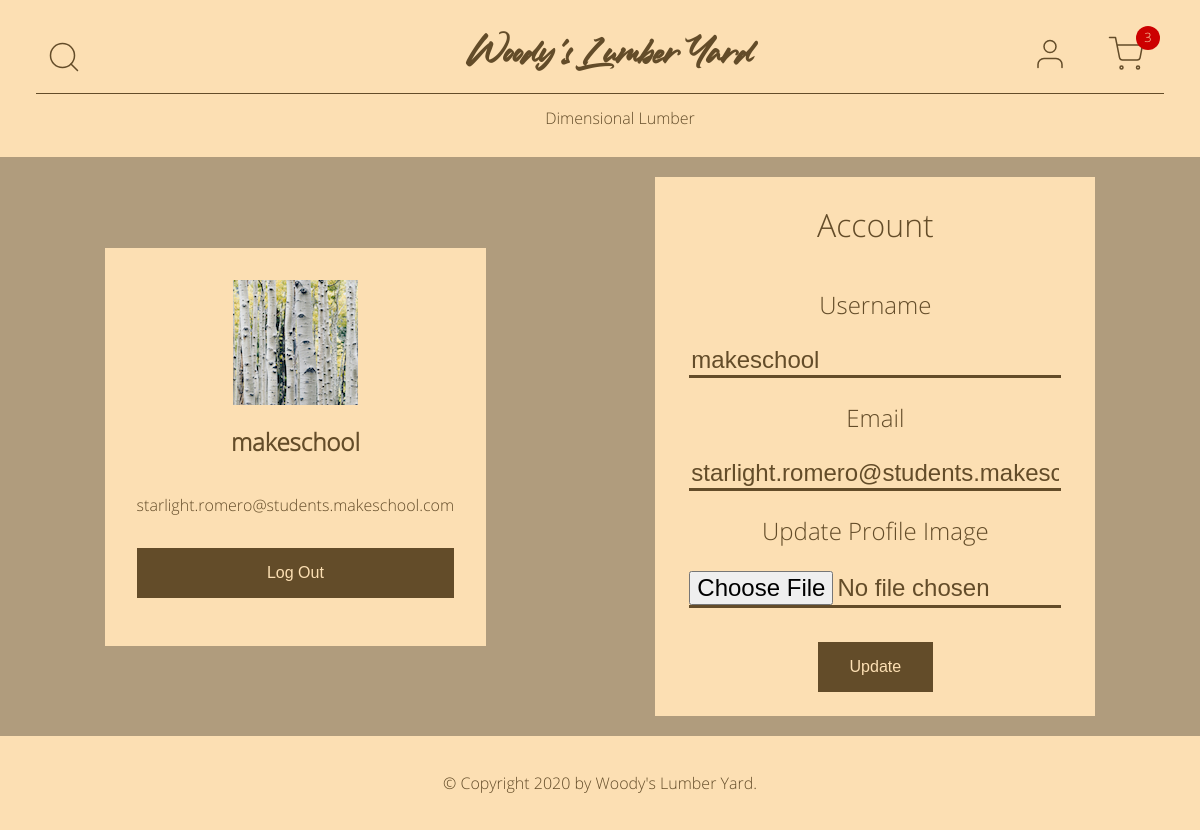
Page /account (signed in) on the earlier database version.
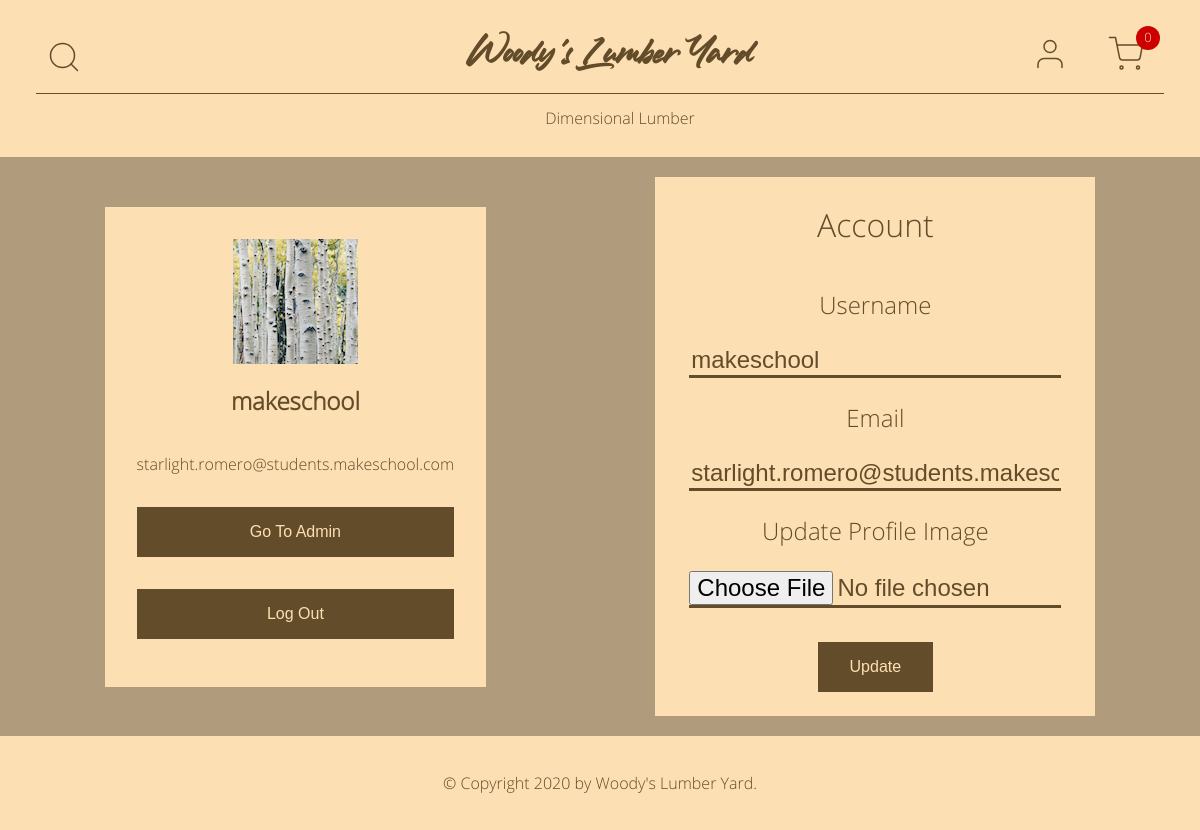
Same page on the later database version.
### online_store/models.py (models this page shows, shortened)
class Cart(db.Model):
    id = db.Column(db.Integer, primary_key=True)
    products = db.relationship("Product", secondary="product_cart_link")
    quantity = db.Column(db.Integer, default=0, nullable=False)
    subtotal = db.Column(db.Numeric(scale=2), default=0, nullable=False)
    user_id = db.Column(db.Integer, db.ForeignKey("user.id"))

class Category(db.Model):
    id = db.Column(db.Integer, primary_key=True)
    name = db.Column(db.String(20), unique=True, nullable=False)
    link = db.Column(db.String(20), nullable=True)
    products = db.relationship("Product", backref="category", lazy=True)
    date_created = db.Column(db.DateTime, default=datetime.utcnow)
    created_by_id = db.Column(db.Integer, db.ForeignKey("user.id"))

class User(db.Model, UserMixin):
    id = db.Column(db.Integer, primary_key=True)
    username = db.Column(db.String(20), unique=True, nullable=False)
    email = db.Column(db.String(120), unique=True, nullable=False)
    image = db.Column(db.String(20), nullable=False, default="default.jpg")
    password = db.Column(db.String(60), nullable=True)
    is_employee = db.Column(db.Boolean, nullable=False, default=False)
    is_admin = db.Column(db.Boolean, nullable=False, default=False)
    categories = db.relationship("Category", backref="created_by", lazy=True)
    products = db.relationship("Product", backref="created_by", lazy=True)
    cart = db.relationship(
        "Cart", cascade="all, delete", backref="created_by", lazy=True
    )

### online_store/users/routes.py (the view, shortened to what this page needs)
@users.route("/account", methods=["GET", "POST"])
@login_required
def account():
    categories = Category.query.all()
    cart = Cart.query.filter_by(user_id=current_user.id).first()
    form = UpdateAccountForm()
    form.username.data = current_user.username
    form.email.data = current_user.email
    context = {
        "title": "Account",
        "form": form,
        "categories": categories,
        "cart": cart,
    }
    return render_template("account.html", **context)

### online_store/users/forms.py (shortened to what this page needs)
class UpdateAccountForm(FlaskForm):
    username = StringField(
        "Username", validators=[DataRequired(), Length(min=2, max=20)]
    )
    email = StringField("Email", validators=[DataRequired(), Email()])
    image = FileField(
        "Update Profile Image", validators=[FileAllowed(["jpg", "png"])]
    )
    submit = SubmitField("Update")

### online_store/models.py (called while the page is built)
@login_manager.user_loader
def load_user(user_id):
    return User.query.get(int(user_id))

### online_store/templates/account.html (shortened to what this page needs)
{% extends "base.html" %}
{% block content %}
<div class="account">
  <div class="account-profile">
    <img
      src="{{ url_for('static', filename='profile-images/' + current_user.image) }}"
      alt="{{ current_user.username }}"
    >
    <h2>{{ current_user.username }}</h2>
    <p>{{ current_user.email }}</p>
    {% if current_user.is_employee or current_user.is_admin %}
      <a href="{{ url_for('admin.home') }}"><button>Go To Admin</button></a>
    {% endif %}
    <a href="{{ url_for('users.logout') }}"><button>Log Out</button></a>
  </div>
  <form class="full-form" method="POST" enctype="multipart/form-data">
    <fieldset>
      <legend>{{ title }}</legend>
      {{ form.username.label }}
      {% if form.username.errors %}
        {{ form.username(class="is-invalid") }}
        <div class="invalid-feedback">
          {% for error in form.username.errors %}
            {{ error }}
          {% endfor %}
        </div>
      {% else %}
        {{ form.username }}
      {% endif %}
      {{ form.email.label }}
      {% if form.email.errors %}
        {{ form.email(class="is-invalid") }}
        <div class="invalid-feedback">
          {% for error in form.email.errors %}
            {{ error }}
          {% endfor %}
        </div>
      {% else %}
        {{ form.email }}
      {% endif %}
      {{ form.image.label }}
      {{ form.image }}
    </fieldset>
    <div>
      {{ form.submit }}
    </div>
  </form>
</div>
{% endblock %}

### online_store/templates/base.html (shortened to what this page needs)
<!DOCTYPE html>
<html lang="en">
<head>
  {% block head %}
  <link rel="stylesheet" type="text/css" href="{{ url_for('static', filename='css/main.css') }}">
  {% endblock %}
</head>
<body>
  <header>
    <div class="top-row">
      <div class="search">
        <img class="search-btn" src="/static/assets/search.svg" alt="Search Button">
      </div>
      {% if current_user.is_admin or current_user.is_employee %}
      <h1><a href="{{ url_for('admin.home') }}">Woody's Lumber Yard</a></h1>
      {% else %}
      <h1><a href="{{ url_for('main.home') }}">Woody's Lumber Yard</a></h1>
      {% endif %}
      <div class="user-icons">
        <a href="{{ url_for('users.account') }}">
          <img src="{{ url_for('static', filename='assets/user.svg') }}" alt="My Account">
        </a>
        <a href="{{ url_for('main.show_cart') }}">
          <img class="cart" src="{{ url_for('static', filename='assets/shopping-cart.svg') }}" alt="Shopping Cart">
          {% if cart %}
            <div class="cart-total">{{ cart.quantity }}</div>
          {% else %}
            <div class="cart-total">0</div>
          {% endif %}
        </a>
      </div>
    </div>
    {% if categories %}
    <nav>
      <ul>
        {% for category in categories %}
        <li><a href="/category/{{ category.link }}">{{ category.name }}</a></li>
        {% endfor %}
      </ul>
    </nav>
    {% endif %}
  </header>
  <main>
    {% block content %}{% endblock %}
  </main>
  <footer>
    <p>&copy; Copyright 2020 by <a href="/">Woody's Lumber Yard</a>.</p>
  </footer>
</body>
</html>

### online_store/static/css/main.css (style rules this page uses)
body main button, body main .products .product-grid .product-item button, body main .products .product-grid .product-item .product-form input[type=submit], body main .product-detail .product-detail-text button, body main .categories .category-list .category-item button, body main .full-form input[type=submit], body footer button { -ms-appearance: none; -moz-appearance: none; -webkit-appearance: none; appearance: none; padding: 1rem 2rem; display: inline-block; border: none; margin: 0; text-decoration: none; background: #634C29; color: #FCDFB3; font-size: 1rem; cursor: pointer; text-align: center; transition: background 150ms ease-in-out, transform 50ms ease; }
* { box-sizing: border-box; }
body { background-color: #FCDFB3; color: #634C29; font-family: "Open-Sans", sans-serif; margin: 0; text-align: center; }
body header { background-color: #FCDFB3; padding: 36px; padding-bottom: 0; }
body header .top-row { display: flex; flex-direction: row; justify-content: center; align-items: center; justify-content: space-between; }
body header .top-row .search { display: flex; flex-direction: row; justify-content: center; align-items: center; flex-basis: 33%; justify-content: flex-start; margin: 0 10px; }
body header .top-row .search img { height: 36px; cursor: pointer; }
body header .top-row .user-icons { padding: 0; margin: 0; }
body header .top-row .user-icons .cart-total { display: block; position: absolute; color: #FCDFB3; background-color: #CC0000; font-size: 0.8rem; padding-top: 0.15rem; border-radius: 50%; height: 24px; width: 24px; top: 26px; right: 40px; }
body header .top-row .user-icons a { margin: 0 10px; text-decoration: none; }
body header .top-row .user-icons a img { height: 36px; }
body header h1 { flex-basis: 33%; font-family: "Ledgewood", sans-serif; margin: 0; text-align: center; justify-self: center; }
body header h1 a { color: #634C29; text-decoration: none; }
body header .user-icons { display: flex; flex-direction: row; justify-content: center; align-items: center; justify-content: flex-end; flex-basis: 33%; }
body header .user-icons img { margin: 0 10px; }
body header nav { margin: 0; }
body header nav ul { align-items: center; border-top: 1px solid #634C29; display: flex; flex-direction: row; height: 3rem; justify-content: space-around; }
body header nav ul li { display: flex; }
body header nav ul li a { color: #634C29; text-decoration: none; }
body main { background-color: #B09C7D; padding: 20px; }
body main button { width: 100%; }
body main .full-form { display: flex; flex-direction: column; justify-content: center; align-items: center; background-color: #FCDFB3; margin: auto; padding: 1rem; font-size: 1.5rem; justify-content: space-around; width: 440px; line-height: 2; }
body main .full-form * { margin: 0.5rem 0; }
body main .full-form fieldset { display: flex; flex-direction: column; justify-content: center; align-items: center; border: none; margin: 0; width: 100%; }
body main .full-form fieldset legend { border: none; font-size: 2rem; }
body main .full-form fieldset input, body main .full-form fieldset label { color: #634C29; }
body main .full-form fieldset input { font-size: 1.5rem; text-align: left; width: 100%; }
body main .full-form fieldset input[type=text], body main .full-form fieldset input[type=email], body main .full-form fieldset input[type=password], body main .full-form fieldset input[type=number], body main .full-form fieldset input[type=file] { background-color: transparent; border: none; border-bottom: 3px solid #634C29; outline: #634C29; }
body main .full-form input[type=submit] { width: 100%; }
body main .account { display: flex; flex-direction: row; justify-content: center; align-items: center; }
body main .account .account-profile { display: flex; flex-direction: column; justify-content: center; align-items: center; padding: 2rem; background-color: #FCDFB3; margin: auto; }
body main .account .account-profile a { width: 100%; margin: 1rem; }
body footer { background-color: #FCDFB3; padding: 20px; }
body footer p a { color: #634C29; text-decoration: none; }

Differences in the rows shown:
no longer on this page (row edited): Cart: quantity "3"
changed User "makeschool": is_employee False → True (drawn)
Other differences:
text now shown: "0 Go To Admin"
